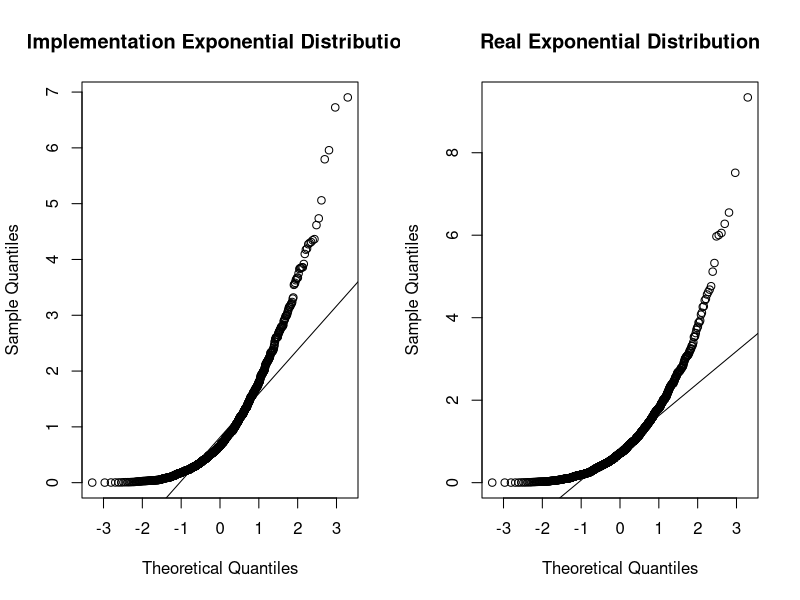
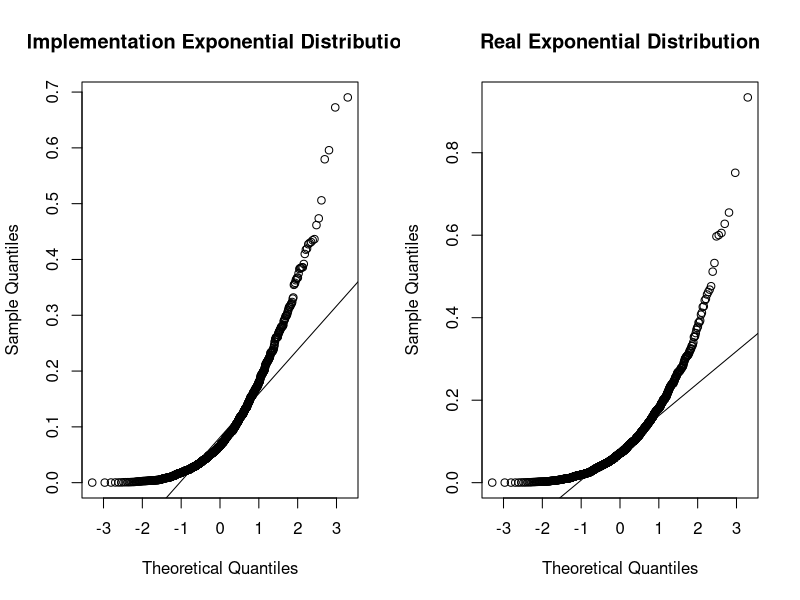
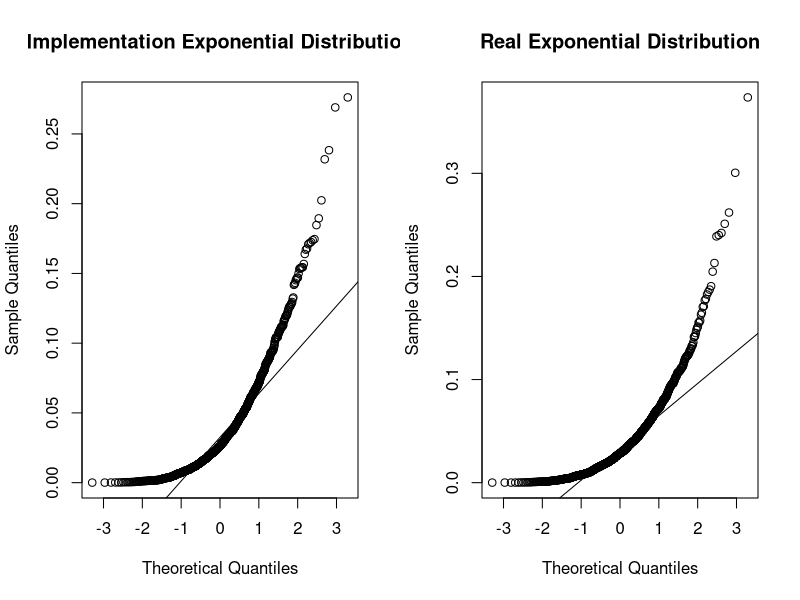
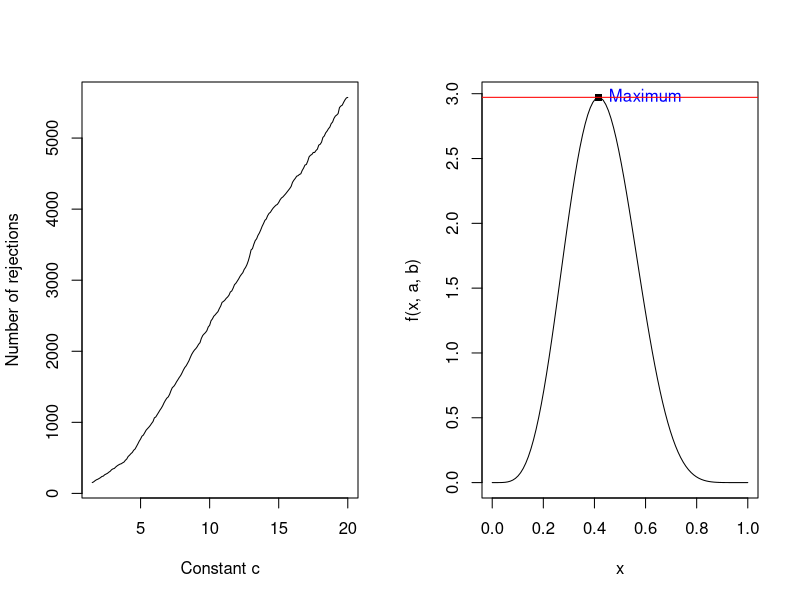
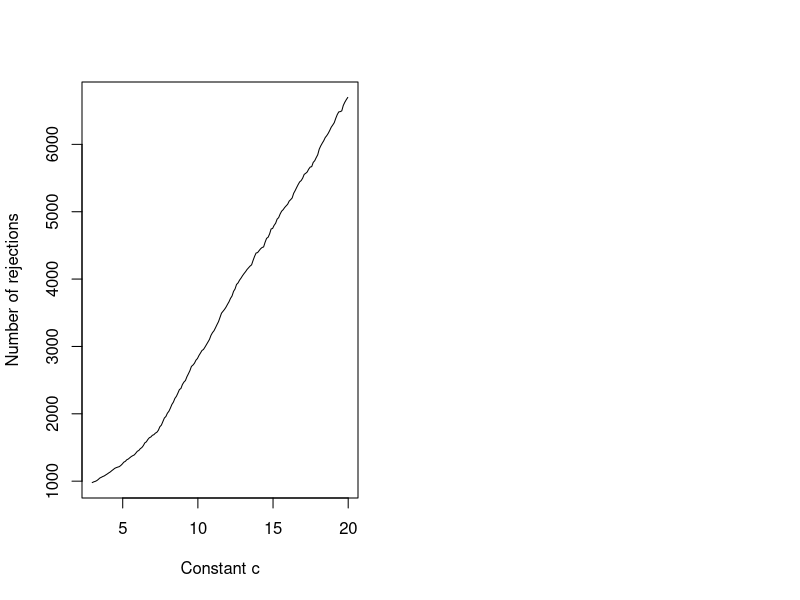

Recreate these plots in R, in order.
## ---- chunk 1
knitr::opts_chunk$set(echo = TRUE)
## ---- chunk 2
# function for Linear Congruential Random Number Generator
mc.gen <- function(n,m,a,c=0,x0){
  us <- numeric(n)
  for (i in 1:n){
    x0 <- (a*x0+c) %% m
    us[i] <- x0 / m
    }
  return(us)
}
## ---- chunk 3
# Simulation
n <- 100
m <- 7919 # 1000th prime number. I could use the student ID
a <- round(sqrt(m),2)
c <- 1158
x0 <- 25
mc.gen(n,m,a,c,x0)
## ---- chunk 4
# Simulation 1
n <- 100
m <- 17
a <- 4
c <- 1
x0 <- 3
mc.gen(n,m,a,c,x0)
## ---- chunk 5
# Simulation 2
n <- 100
m <- 37
a <- 12
c <- 9
x0 <- 7
mc.gen(n,m,a,c,x0)
## ---- chunk 6
# Simulation 3
n <- 100
m <- 9
a <- 2
c <- 0
x0 <- 1
mc.gen(n,m,a,c,x0)
## ---- chunk 7
exponential_rng <- function(sample,l){
  set.seed(12223236)
  variables <- runif(sample, min=0, max=1)
  x <- -log(1-variables)/l
  return(x)
}
## ---- chunk 8
lambda <- c(1,10,25)
sample <- 1000

# Create an empty list to save the random numbers
simulations <- list()
real_exponential_distribution <- list()

# For loop for the 3 different values of lambda parameter
set.seed(12223236)
for (l in lambda){
  simulations <- c(simulations, list(exponential_rng(sample,l)))
  
  real_exponential_distribution <- c(real_exponential_distribution, 
                                     list(rexp(sample, rate = l)))
}
## ---- chunk 9
par(mfrow = c(1, 2))
qqnorm(simulations[[1]], main="Implementation Exponential Distribution")
qqline(simulations[[1]])

qqnorm(real_exponential_distribution[[1]], main="Real Exponential Distribution")
qqline(real_exponential_distribution[[1]])
## ---- chunk 10
par(mfrow = c(1, 2))
qqnorm(simulations[[2]], main="Implementation Exponential Distribution")
qqline(simulations[[2]])

qqnorm(real_exponential_distribution[[2]], main="Real Exponential Distribution")
qqline(real_exponential_distribution[[2]])
## ---- chunk 11
par(mfrow = c(1, 2))
qqnorm(simulations[[3]], main="Implementation Exponential Distribution")
qqline(simulations[[3]])

qqnorm(real_exponential_distribution[[3]], main="Real Exponential Distribution")
qqline(real_exponential_distribution[[3]])
## ---- chunk 12
acceptance_rejection_method <- function(sample, a, b, c = 1){
  set.seed(12223236)  # Set a seed for reproducibility
  
  x <- numeric(sample)
  accepted <- 0
  rejection <- 0
  while (accepted < sample){
    
    u <- runif(1) # this is the u
    y <- runif(1) # this is g(x)
    f <- gamma(a+b)/(gamma(a)*gamma(b))*y^(a-1)*(1-y)^(b-1)
    
    # Check the acceptance
    if (u<=f/(c*y)){
      accepted <- accepted+1
      x[accepted] <- y
    }
    else{
      # Calculate the number of rejections in order to find rejection proportion 
      rejection <- rejection + 1
    }
  }
  return (list(x,rejection))
}
## ---- chunk 13
# initial values
sample <- 1000
a <- 2
b <- 2
## ---- chunk 14
# Simulations for constant c
con <- seq(1.5,20,0.1) # the 1.5 value is the maximum for the f function
rejections <- c()
for (c in con){
  rejections <- c(rejections, acceptance_rejection_method(sample, a, b, c)[[2]])
}
cat("The minimum c, for g(x) to be uniform distribution, is:", con[which.min(rejections)])
## ---- chunk 15
plot(con,rejections, type = "l", lty = 1, ylab = "Number of rejections", xlab = "Constant c")
## ---- chunk 16
# This is the f(x)
f = function(y,a,b) {
  gamma(a+b)/(gamma(a)*gamma(b))*y^(a-1)*(1-y)^(b-1)
}
## ---- chunk 17
# Few demonstrations about the f function/beta distribution
# we take again uniform distribution
# Initial values
a <- 6
b <- 8
## ---- chunk 18
# find the maximum of f(x) within the interval [0, 1]
ans = optimize(f, c(0,1), maximum = TRUE, a = a,b = b)

x_max = ans$maximum
y_max = ans$objective

cat("The max value of the beta distribution is: ", y_max)
## ---- chunk 19
# plot f(x)
x = seq(0, 1, length.out = 100)
plot(x, f(x,a,b), type = 'l')

points(x_max, y_max, pch = 15)
text(x = x_max, y = y_max, labels = 'Maximum',
     pos = 4, col = 'blue')

abline(h = y_max, col = "red")
## ---- chunk 20
# Simulations for constant c
# We show that for c greater than the max of the function f, the rejections are increased
con <- seq(y_max,20,0.1) # the y_max value is the maximum for the f function
rejections <- c()
for (c in con){
  rejections <- c(rejections, acceptance_rejection_method(sample, a, b, c)[[2]])
}
cat("The minimum c, for g(x) to be uniform distribution, is:", con[which.min(rejections)])
## ---- chunk 21
plot(con,rejections, type = "l", lty = 1, ylab = "Number of rejections", xlab = "Constant c")
